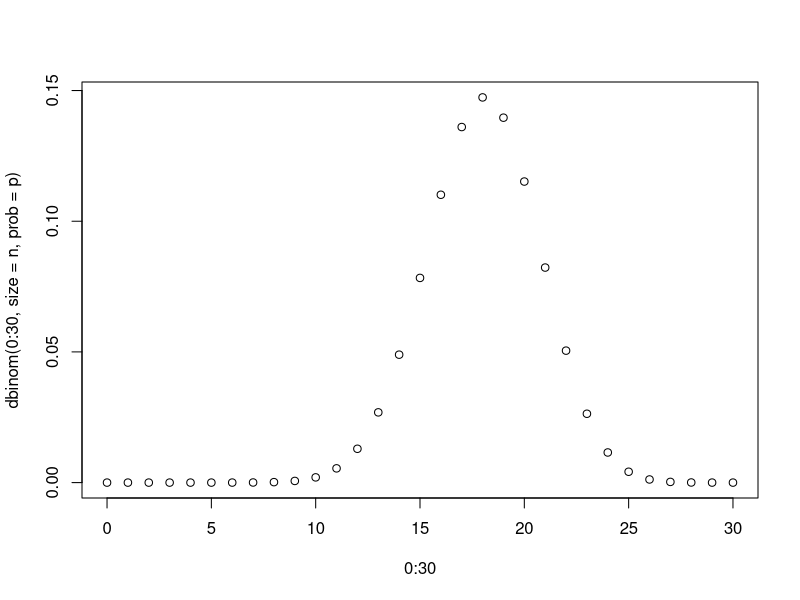
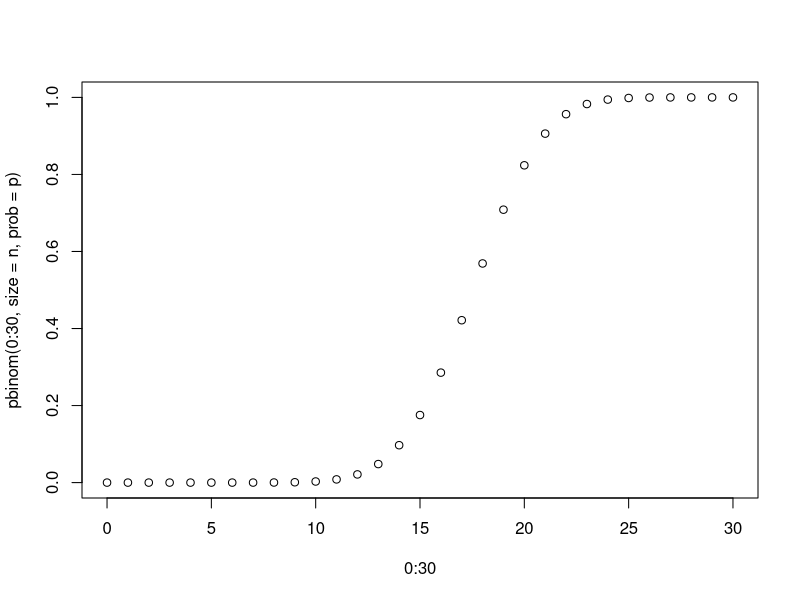
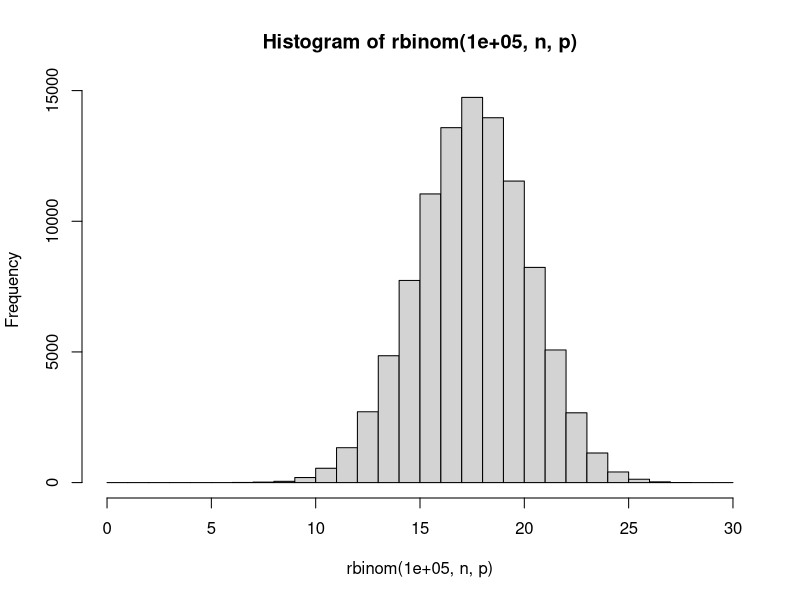

Write the R code that produced these figures, in order.
## ---- chunk 1
knitr::opts_chunk$set(echo = TRUE)
## ---- chunk 2
n = 30
p = 0.6

plot(0:30, dbinom(0:30, size = n, prob = p)) # Recuerda que dbinom regresara un vector
# con la probabilidad de cada uno de los valores de n ya que en vez de pasar un solo
# valor en x, le pasamos un vector
plot(0:30, pbinom(0:30, size = n, prob = p)) # Funcion de distribucion graficada

qbinom(0.5, n, p) # El 50% de numero de exitos, esta por debajo de la mediana 18,
qbinom(0.25, n, p) # El 25% de numero de exitos, esta por debajo del 16 en este caso.
# Debido a que estan muy juntos, quiere que es una distribucion muy concentrada

# Generacion de numeros random de 0 hasta n donde cada numero tiene la probabilidad de
# salir que tiene una variable binomimial n, p
hist(rbinom(100000, n, p), breaks = 0:30)

